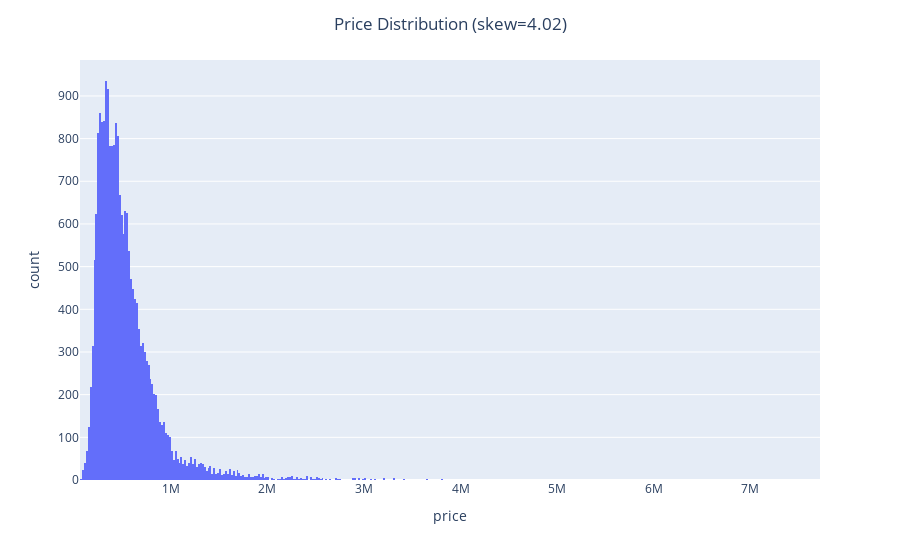

Here is the notebook cell this chart was saved with:
### Code cell
# Visualise the skew of the prices

price_skew = data_df['price'].skew()

fig = px.histogram(data_df, x='price')
fig.update_layout(title=f"Price Distribution (skew={price_skew:.2f})", title_x=0.5)
fig.show()

### Figure 1 — Plotly figure (JSON) as saved in the notebook; plotly's stock layout.template omitted (floating-point values rounded to 4 significant figures; data arrays with more than 128 entries replaced by an {"elided": "..."} marker saying what was removed)
{"data": [{"bingroup": "x", "hovertemplate": "price=%{x}<br>count=%{y}<extra></extra>", "legendgroup": "", "marker": {"color": "#636efa", "pattern": {"shape": ""}}, "name": "", "orientation": "v", "showlegend": false, "type": "histogram", "x": {"elided": "21613 float values"}, "xaxis": "x", "yaxis": "y"}], "layout": {"barmode": "relative", "legend": {"tracegroupgap": 0}, "margin": {"t": 60}, "title": {"text": "Price Distribution (skew=4.02)", "x": 0.5}, "xaxis": {"anchor": "y", "domain": [0, 1], "title": {"text": "price"}}, "yaxis": {"anchor": "x", "domain": [0, 1], "title": {"text": "count"}}}}
